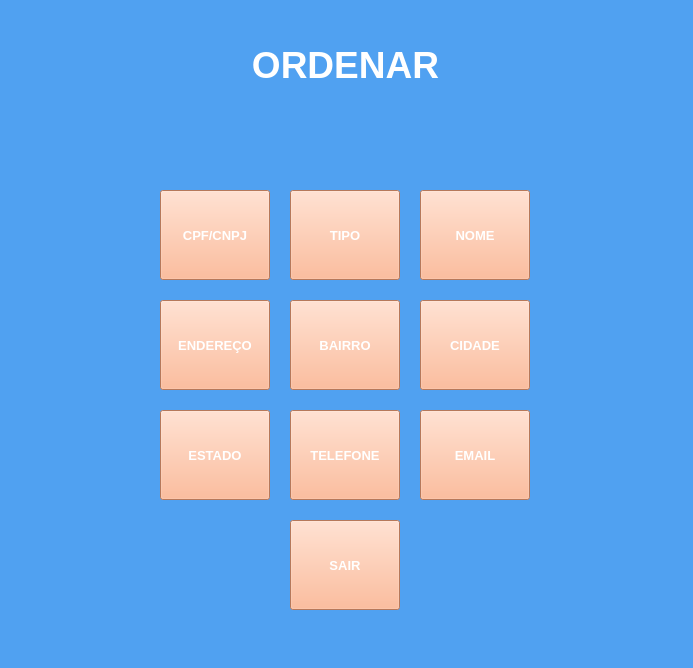
<?xml version="1.0" encoding="UTF-8"?>
<ui version="4.0">
 <class>MainWindow</class>
 <widget class="QMainWindow" name="MainWindow">
  <property name="geometry">
   <rect>
    <x>0</x>
    <y>0</y>
    <width>693</width>
    <height>668</height>
   </rect>
  </property>
  <property name="windowTitle">
   <string>Tela Ordenar</string>
  </property>
  <property name="styleSheet">
   <string notr="true">background-color: rgb(80, 161, 241);
color: rgb(255, 255, 255);</string>
  </property>
  <widget class="QWidget" name="centralwidget">
   <widget class="QLabel" name="label">
    <property name="geometry">
     <rect>
      <x>0</x>
      <y>20</y>
      <width>691</width>
      <height>91</height>
     </rect>
    </property>
    <property name="text">
     <string>&lt;html&gt;&lt;head/&gt;&lt;body&gt;&lt;p align=&quot;center&quot;&gt;&lt;span style=&quot; font-size:28pt; font-weight:600; color:#ffffff;&quot;&gt;ORDENAR&lt;/span&gt;&lt;/p&gt;&lt;/body&gt;&lt;/html&gt;</string>
    </property>
    <property name="alignment">
     <set>Qt::AlignCenter</set>
    </property>
   </widget>
   <widget class="QPushButton" name="pushButton">
    <property name="geometry">
     <rect>
      <x>160</x>
      <y>190</y>
      <width>110</width>
      <height>90</height>
     </rect>
    </property>
    <property name="font">
     <font>
      <pointsize>10</pointsize>
      <weight>75</weight>
      <bold>true</bold>
     </font>
    </property>
    <property name="styleSheet">
     <string notr="true">color: rgb(255, 255, 255);
background-color: rgb(255, 170, 127);</string>
    </property>
    <property name="text">
     <string>CPF/CNPJ</string>
    </property>
   </widget>
   <widget class="QPushButton" name="pushButton_2">
    <property name="geometry">
     <rect>
      <x>290</x>
      <y>190</y>
      <width>110</width>
      <height>90</height>
     </rect>
    </property>
    <property name="font">
     <font>
      <pointsize>10</pointsize>
      <weight>75</weight>
      <bold>true</bold>
     </font>
    </property>
    <property name="styleSheet">
     <string notr="true">color: rgb(255, 255, 255);
background-color: rgb(255, 170, 127);</string>
    </property>
    <property name="text">
     <string>TIPO</string>
    </property>
   </widget>
   <widget class="QPushButton" name="pushButton_3">
    <property name="geometry">
     <rect>
      <x>420</x>
      <y>190</y>
      <width>110</width>
      <height>90</height>
     </rect>
    </property>
    <property name="font">
     <font>
      <pointsize>10</pointsize>
      <weight>75</weight>
      <bold>true</bold>
     </font>
    </property>
    <property name="styleSheet">
     <string notr="true">color: rgb(255, 255, 255);
background-color: rgb(255, 170, 127);</string>
    </property>
    <property name="text">
     <string>NOME</string>
    </property>
   </widget>
   <widget class="QPushButton" name="pushButton_4">
    <property name="geometry">
     <rect>
      <x>160</x>
      <y>300</y>
      <width>110</width>
      <height>90</height>
     </rect>
    </property>
    <property name="font">
     <font>
      <pointsize>10</pointsize>
      <weight>75</weight>
      <bold>true</bold>
     </font>
    </property>
    <property name="styleSheet">
     <string notr="true">color: rgb(255, 255, 255);
background-color: rgb(255, 170, 127);</string>
    </property>
    <property name="text">
     <string>ENDEREÇO</string>
    </property>
   </widget>
   <widget class="QPushButton" name="pushButton_5">
    <property name="geometry">
     <rect>
      <x>290</x>
      <y>300</y>
      <width>110</width>
      <height>90</height>
     </rect>
    </property>
    <property name="font">
     <font>
      <pointsize>10</pointsize>
      <weight>75</weight>
      <bold>true</bold>
     </font>
    </property>
    <property name="styleSheet">
     <string notr="true">color: rgb(255, 255, 255);
background-color: rgb(255, 170, 127);</string>
    </property>
    <property name="text">
     <string>BAIRRO</string>
    </property>
   </widget>
   <widget class="QPushButton" name="pushButton_6">
    <property name="geometry">
     <rect>
      <x>420</x>
      <y>300</y>
      <width>110</width>
      <height>90</height>
     </rect>
    </property>
    <property name="font">
     <font>
      <pointsize>10</pointsize>
      <weight>75</weight>
      <bold>true</bold>
     </font>
    </property>
    <property name="styleSheet">
     <string notr="true">color: rgb(255, 255, 255);
background-color: rgb(255, 170, 127);</string>
    </property>
    <property name="text">
     <string>CIDADE</string>
    </property>
   </widget>
   <widget class="QPushButton" name="pushButton_7">
    <property name="geometry">
     <rect>
      <x>160</x>
      <y>410</y>
      <width>110</width>
      <height>90</height>
     </rect>
    </property>
    <property name="font">
     <font>
      <pointsize>10</pointsize>
      <weight>75</weight>
      <bold>true</bold>
     </font>
    </property>
    <property name="styleSheet">
     <string notr="true">color: rgb(255, 255, 255);
background-color: rgb(255, 170, 127);</string>
    </property>
    <property name="text">
     <string>ESTADO</string>
    </property>
   </widget>
   <widget class="QPushButton" name="pushButton_8">
    <property name="geometry">
     <rect>
      <x>290</x>
      <y>410</y>
      <width>110</width>
      <height>90</height>
     </rect>
    </property>
    <property name="font">
     <font>
      <pointsize>10</pointsize>
      <weight>75</weight>
      <bold>true</bold>
     </font>
    </property>
    <property name="styleSheet">
     <string notr="true">color: rgb(255, 255, 255);
background-color: rgb(255, 170, 127);</string>
    </property>
    <property name="text">
     <string>TELEFONE</string>
    </property>
   </widget>
   <widget class="QPushButton" name="pushButton_9">
    <property name="geometry">
     <rect>
      <x>420</x>
      <y>410</y>
      <width>110</width>
      <height>90</height>
     </rect>
    </property>
    <property name="font">
     <font>
      <pointsize>10</pointsize>
      <weight>75</weight>
      <bold>true</bold>
     </font>
    </property>
    <property name="styleSheet">
     <string notr="true">color: rgb(255, 255, 255);
background-color: rgb(255, 170, 127);</string>
    </property>
    <property name="text">
     <string>EMAIL</string>
    </property>
   </widget>
   <widget class="QPushButton" name="pushButton_10">
    <property name="geometry">
     <rect>
      <x>290</x>
      <y>520</y>
      <width>110</width>
      <height>90</height>
     </rect>
    </property>
    <property name="font">
     <font>
      <pointsize>10</pointsize>
      <weight>75</weight>
      <bold>true</bold>
     </font>
    </property>
    <property name="styleSheet">
     <string notr="true">color: rgb(255, 255, 255);
background-color: rgb(255, 170, 127);</string>
    </property>
    <property name="text">
     <string>SAIR</string>
    </property>
   </widget>
   <widget class="QLabel" name="label_11">
    <property name="geometry">
     <rect>
      <x>20</x>
      <y>20</y>
      <width>121</width>
      <height>91</height>
     </rect>
    </property>
    <property name="text">
     <string/>
    </property>
    <property name="pixmap">
     <pixmap>Apresentação1-removebg-previewaawwwwwwwwwwww.png</pixmap>
    </property>
    <property name="scaledContents">
     <bool>true</bool>
    </property>
   </widget>
  </widget>
  <widget class="QStatusBar" name="statusbar"/>
 </widget>
 <resources>
  <include location="../Exercicios/HTML/Imagens da tela de pessoas.qrc"/>
 </resources>
 <connections/>
</ui>
